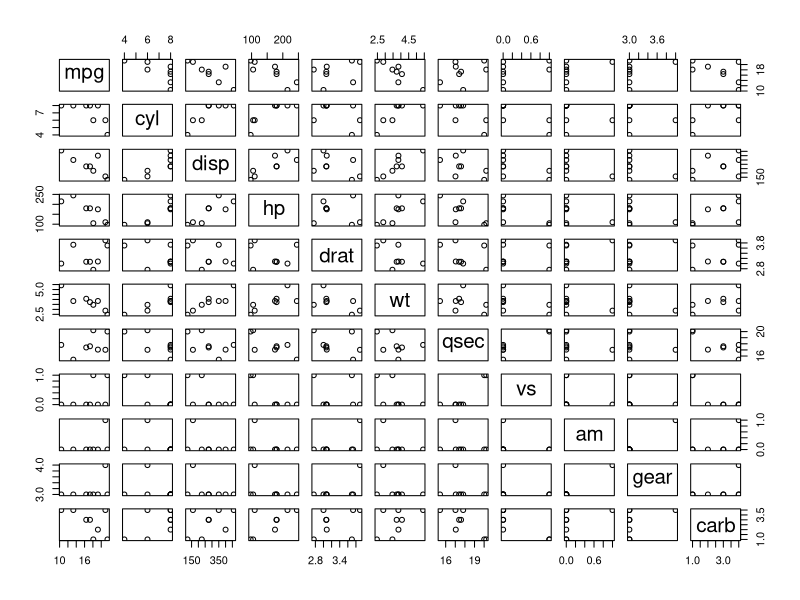

The R script that drew this image: (Note: this script raises an error after producing the figure.)
data(mtcars)

## 75% of the sample size
smp_size <- floor(0.75 * nrow(mtcars))

## set the seed to make your partition reproducible
set.seed(123)
train_ind <- sample(seq_len(nrow(mtcars)), size = smp_size)

train <- mtcars[train_ind, ]
test <- mtcars[-train_ind, ]
head(train)
head(test)
dim(test)
dim(train)
summary(test)
plot(test)


mtcars
nrow(mtcars)
#train 70%, test 30%
sample(x=1:32, size=.7*32)
index=sample(x=1:nrow(mtcars),size=.7*nrow(mtcars),replace=F)
train=mtcars[index,]
test=mtcars[~index,]

#to ensure o & 1 data is distrubuted unifromaly----
install.packages(('caTools'))
require(caTools)
set.seed(101)
sample=sample.split(mtcars$am,SplitRatio = .75)
train=subset(mtcars, sample==TRUE)
test=subset(mtcars, sample==FALSE)
train;test
table(train$am); table(test$am)
